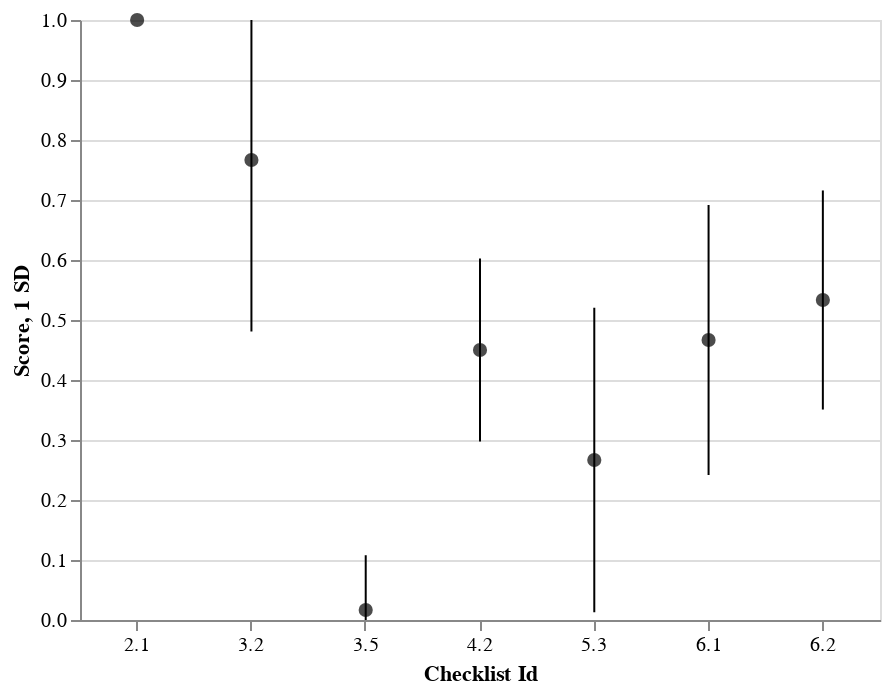

The cell this chart's notebook holds for it:
### Code cell
generate_stat_plot(df_repo__stat, "qlib")

### Figure 1 — Vega-Lite specification as saved in the notebook (floating-point values rounded to 4 significant figures)
{"config": {"view": {"continuousWidth": 300, "continuousHeight": 300}}, "layer": [{"mark": {"type": "point", "color": "black", "filled": true, "size": 50}, "encoding": {"x": {"axis": {"labelAngle": 0}, "field": "id", "title": "Checklist Id", "type": "ordinal"}, "y": {"field": "mean", "scale": {"domainMin": 0, "domainMax": 1}, "title": "Score", "type": "quantitative"}}, "transform": [{"calculate": "max(0, datum.mean-datum.std)", "as": "min"}, {"calculate": "min(1, datum.mean+datum.std)", "as": "max"}]}, {"mark": {"type": "errorbar"}, "encoding": {"x": {"field": "id", "type": "ordinal"}, "y": {"field": "min", "title": "1 SD", "type": "quantitative"}, "y2": {"field": "max"}}, "transform": [{"calculate": "max(0, datum.mean-datum.std)", "as": "min"}, {"calculate": "min(1, datum.mean+datum.std)", "as": "max"}]}], "data": {"name": "data-f949c86c80effe671dbe2cea6bd533b6"}, "width": 400, "$schema": "https://vega.github.io/schema/vega-lite/v5.17.0.json", "datasets": {"data-f949c86c80effe671dbe2cea6bd533b6": [{"repo": "qlib", "id": "2.1", "count": 30.0, "mean": 1.0, "std": 0.0}, {"repo": "qlib", "id": "3.2", "count": 30.0, "mean": 0.7667, "std": 0.2857}, {"repo": "qlib", "id": "3.5", "count": 30.0, "mean": 0.01667, "std": 0.09129}, {"repo": "qlib", "id": "4.2", "count": 30.0, "mean": 0.45, "std": 0.1526}, {"repo": "qlib", "id": "5.3", "count": 30.0, "mean": 0.2667, "std": 0.2537}, {"repo": "qlib", "id": "6.1", "count": 30.0, "mean": 0.4667, "std": 0.2249}, {"repo": "qlib", "id": "6.2", "count": 30.0, "mean": 0.5333, "std": 0.1826}]}}
